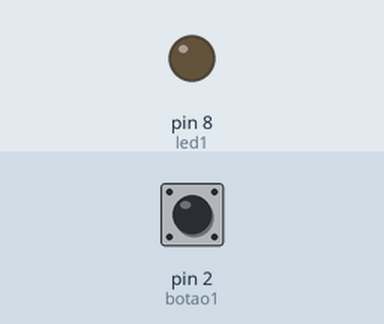
Bench run of a sketch on a simulated Arduino Uno, built with avr-gcc and run on an emulated ATmega328P. Shown: output pins drawn as LEDs (lit = HIGH). Dashed ring = blinking. Inputs (shaded band) come from the test bench; at power-on: pin 2 (botao1) HIGH.

Above: at 1.2 s.
1.3 s: pin 2 (botao1) pulled LOW for 0.15 s
At 1.54 s:
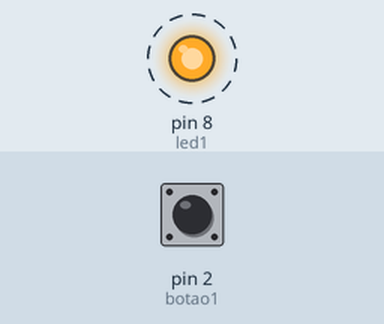
4.4 s: pin 2 (botao1) pulled LOW for 1 s
6.9 s: pin 2 (botao1) pulled LOW for 3.2 s
At 7.14 s:
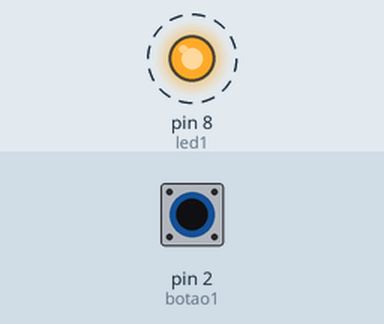
Timing chart, 0 to 17.6 s (numbered marks = the images above; inputs shaded):
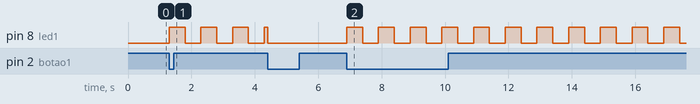

Measured:
- after the input at 1.3 s, pin 8 (led1): alternates HIGH for 0.50 s and LOW for 0.50 s, starting at once
- after the input at 6.9 s, pin 8 (led1): alternates HIGH for 0.50 s and LOW for 0.50 s, starting at once

The sketch:

atv1.ino
```cpp
#define led1 8
#define botao1 2

bool estadoled = false;
unsigned long tempo_anterior = 0;
const long intervalo = 500;
bool botaoprecionado = false;


void setup() {
  pinMode(led1, OUTPUT);
  pinMode(botao1, INPUT_PULLUP);
}
void loop() {
  if (digitalRead(botao1) == LOW && !botaoprecionado) {
    botaoprecionado = true;
    estadoled = !estadoled;
  } else if (digitalRead(botao1) == HIGH) {
    botaoprecionado = false;
  }
  if (estadoled) {
    unsigned long tempo_atual = millis();
    if (tempo_atual - tempo_anterior >= intervalo) {
      tempo_anterior = tempo_atual;
      digitalWrite(led1, !digitalRead(led1));
    }
  } else {
    digitalWrite(led1, LOW);
  }
}
```
